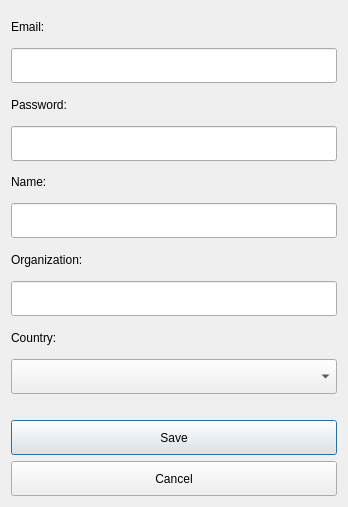
<?xml version="1.0" encoding="UTF-8"?>
<ui version="4.0">
 <class>DlgSettingsUpdate</class>
 <widget class="QDialog" name="DlgSettingsUpdate">
  <property name="geometry">
   <rect>
    <x>0</x>
    <y>0</y>
    <width>348</width>
    <height>507</height>
   </rect>
  </property>
  <property name="sizePolicy">
   <sizepolicy hsizetype="Fixed" vsizetype="Fixed">
    <horstretch>0</horstretch>
    <verstretch>0</verstretch>
   </sizepolicy>
  </property>
  <property name="windowTitle">
   <string>Update user</string>
  </property>
  <layout class="QGridLayout" name="gridLayout">
   <item row="0" column="0">
    <widget class="QLabel" name="label_2">
     <property name="sizePolicy">
      <sizepolicy hsizetype="Preferred" vsizetype="Minimum">
       <horstretch>0</horstretch>
       <verstretch>0</verstretch>
      </sizepolicy>
     </property>
     <property name="text">
      <string>Email:</string>
     </property>
    </widget>
   </item>
   <item row="1" column="0">
    <widget class="QLineEdit" name="email">
     <property name="minimumSize">
      <size>
       <width>0</width>
       <height>35</height>
      </size>
     </property>
     <property name="inputMethodHints">
      <set>Qt::ImhEmailCharactersOnly</set>
     </property>
     <property name="readOnly">
      <bool>true</bool>
     </property>
    </widget>
   </item>
   <item row="2" column="0">
    <widget class="QLabel" name="label_6">
     <property name="sizePolicy">
      <sizepolicy hsizetype="Preferred" vsizetype="Minimum">
       <horstretch>0</horstretch>
       <verstretch>0</verstretch>
      </sizepolicy>
     </property>
     <property name="text">
      <string>Password:</string>
     </property>
    </widget>
   </item>
   <item row="3" column="0">
    <widget class="QLineEdit" name="password">
     <property name="minimumSize">
      <size>
       <width>0</width>
       <height>35</height>
      </size>
     </property>
     <property name="inputMethodHints">
      <set>Qt::ImhHiddenText|Qt::ImhNoAutoUppercase|Qt::ImhNoPredictiveText</set>
     </property>
     <property name="echoMode">
      <enum>QLineEdit::Password</enum>
     </property>
    </widget>
   </item>
   <item row="4" column="0">
    <widget class="QLabel" name="label_5">
     <property name="sizePolicy">
      <sizepolicy hsizetype="Preferred" vsizetype="Minimum">
       <horstretch>0</horstretch>
       <verstretch>0</verstretch>
      </sizepolicy>
     </property>
     <property name="text">
      <string>Name:</string>
     </property>
    </widget>
   </item>
   <item row="5" column="0">
    <widget class="QLineEdit" name="name">
     <property name="minimumSize">
      <size>
       <width>0</width>
       <height>35</height>
      </size>
     </property>
     <property name="inputMethodHints">
      <set>Qt::ImhNoAutoUppercase</set>
     </property>
    </widget>
   </item>
   <item row="6" column="0">
    <widget class="QLabel" name="label_3">
     <property name="sizePolicy">
      <sizepolicy hsizetype="Preferred" vsizetype="Minimum">
       <horstretch>0</horstretch>
       <verstretch>0</verstretch>
      </sizepolicy>
     </property>
     <property name="text">
      <string>Organization:</string>
     </property>
    </widget>
   </item>
   <item row="7" column="0">
    <widget class="QLineEdit" name="organization">
     <property name="minimumSize">
      <size>
       <width>0</width>
       <height>35</height>
      </size>
     </property>
     <property name="inputMethodHints">
      <set>Qt::ImhNone</set>
     </property>
     <property name="echoMode">
      <enum>QLineEdit::Normal</enum>
     </property>
    </widget>
   </item>
   <item row="8" column="0">
    <widget class="QLabel" name="label_4">
     <property name="sizePolicy">
      <sizepolicy hsizetype="Preferred" vsizetype="Minimum">
       <horstretch>0</horstretch>
       <verstretch>0</verstretch>
      </sizepolicy>
     </property>
     <property name="text">
      <string>Country:</string>
     </property>
    </widget>
   </item>
   <item row="9" column="0">
    <widget class="QComboBox" name="country">
     <property name="minimumSize">
      <size>
       <width>0</width>
       <height>35</height>
      </size>
     </property>
    </widget>
   </item>
   <item row="10" column="0">
    <spacer name="verticalSpacer">
     <property name="orientation">
      <enum>Qt::Vertical</enum>
     </property>
     <property name="sizeType">
      <enum>QSizePolicy::Fixed</enum>
     </property>
     <property name="sizeHint" stdset="0">
      <size>
       <width>20</width>
       <height>20</height>
      </size>
     </property>
    </spacer>
   </item>
   <item row="11" column="0">
    <widget class="QPushButton" name="save">
     <property name="minimumSize">
      <size>
       <width>0</width>
       <height>35</height>
      </size>
     </property>
     <property name="text">
      <string>Save</string>
     </property>
    </widget>
   </item>
   <item row="12" column="0">
    <widget class="QPushButton" name="cancel">
     <property name="minimumSize">
      <size>
       <width>0</width>
       <height>35</height>
      </size>
     </property>
     <property name="text">
      <string>Cancel</string>
     </property>
    </widget>
   </item>
  </layout>
 </widget>
 <tabstops>
  <tabstop>email</tabstop>
  <tabstop>password</tabstop>
  <tabstop>name</tabstop>
  <tabstop>organization</tabstop>
  <tabstop>country</tabstop>
  <tabstop>save</tabstop>
  <tabstop>cancel</tabstop>
 </tabstops>
 <resources/>
 <connections/>
</ui>
